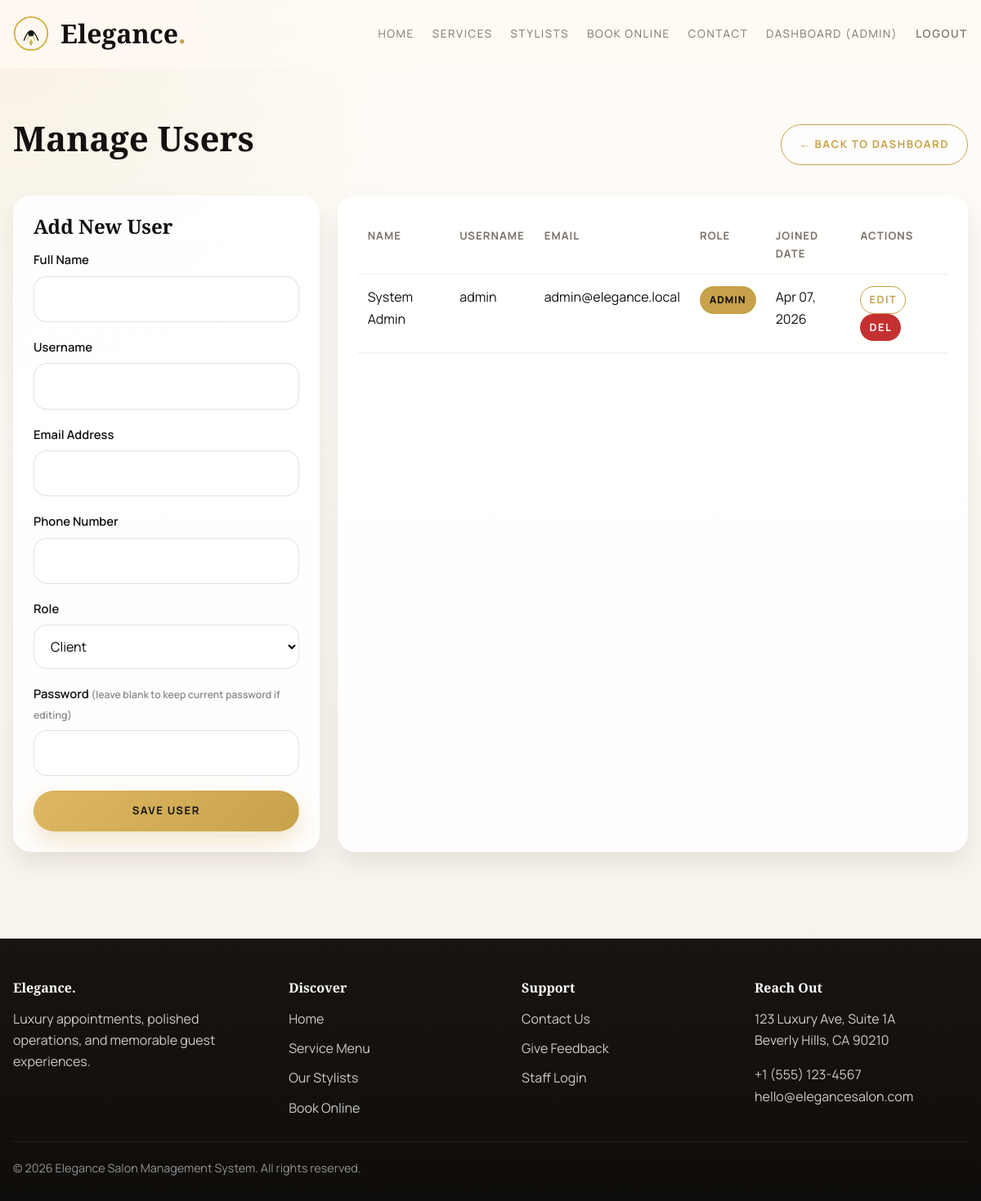
/admin/manage_users.php (signed in), run on the app's committed database.
### tables this page shows
CREATE TABLE IF NOT EXISTS `users` (
  `id` INT AUTO_INCREMENT PRIMARY KEY,
  `name` VARCHAR(100) NOT NULL,
  `username` VARCHAR(100) DEFAULT NULL,
  `email` VARCHAR(100) NOT NULL UNIQUE,
  `phone` VARCHAR(20),
  `password` VARCHAR(255) NOT NULL,
  `role` ENUM('admin', 'receptionist', 'stylist', 'client') DEFAULT 'client',
  `avatar` VARCHAR(255) DEFAULT NULL,
  `created_at` TIMESTAMP DEFAULT CURRENT_TIMESTAMP
);

### admin/manage_users.php (the view, shortened to what this page needs)
<?php
require_once '../includes/db.php';
$users = $pdo->query("SELECT id, name, username, email, phone, role, created_at FROM users ORDER BY created_at DESC")->fetchAll();
include '../includes/header.php';
?>
<div class="container py-2">
    <div class="flex flex-between mb-2">
        <h2>Manage Users</h2>
        <a href="/salon-management/admin/dashboard.php" class="btn btn-outline-gold">&larr; Back to Dashboard</a>
    </div>
    <div class="dashboard-grid">
        <div class="form-card" style="margin-top:0;">
            <h3 class="mb-1" id="form-title">Add New User</h3>
            <form action="manage_users.php" method="POST">
                <div class="form-group">
                    <label>Full Name</label>
                    <input type="text" name="name" id="name" class="form-control" required>
                </div>
                <div class="form-group">
                    <label>Username</label>
                    <input type="text" name="username" id="username" class="form-control" required>
                </div>
                <div class="form-group">
                    <label>Email Address</label>
                    <input type="email" name="email" id="email" class="form-control" required>
                </div>
                <div class="form-group">
                    <label>Phone Number</label>
                    <input type="text" name="phone" id="phone" class="form-control">
                </div>
                <div class="form-group">
                    <label>Role</label>
                    <select name="role" id="role" class="form-control" required>
                        <option value="client">Client</option>
                    </select>
                </div>
                <div class="form-group">
                    <label>Password <small style="color: #888;">(leave blank to keep current password if editing)</small></label>
                    <input type="password" name="password" id="password" class="form-control">
                </div>
                <button type="submit" class="btn btn-primary" style="width: 100%;">Save User</button>
            </form>
        </div>
        <div class="table-responsive" style="grid-column: span 2;">
            <table class="table">
                <thead>
                    <tr>
                        <th>Name</th>
                        <th>Username</th>
                        <th>Email</th>
                        <th>Role</th>
                        <th>Joined Date</th>
                        <th>Actions</th>
                    </tr>
                </thead>
                <tbody>
                    <?php foreach ($users as $u): ?>
                    <tr>
                        <td><?php echo htmlspecialchars($u['name']); ?></td>
                        <td><?php echo htmlspecialchars($u['username'] ?? '-'); ?></td>
                        <td><?php echo htmlspecialchars($u['email']); ?></td>
                        <td><span class="badge" style="background:var(--color-primary);color:var(--color-black);"><?php echo htmlspecialchars(ucfirst($u['role'])); ?></span></td>
                        <td><?php echo date('M d, Y', strtotime($u['created_at'])); ?></td>
                        <td>
                            <button onclick="editUser(<?php echo $u['id']; ?>, '<?php echo addslashes(htmlspecialchars($u['name'])); ?>', '<?php echo addslashes(htmlspecialchars($u['username'])); ?>', '<?php echo addslashes(htmlspecialchars($u['email'])); ?>', '<?php echo addslashes(htmlspecialchars($u['phone'])); ?>', '<?php echo $u['role']; ?>')" class="btn btn-outline-gold" style="padding: 5px 10px; font-size: 0.8rem;">Edit</button>
                            <a href="manage_users.php?delete=<?php echo $u['id']; ?>" class="btn btn-danger" style="padding: 5px 10px; font-size: 0.8rem;" onclick="return confirm('Are you sure you want to delete this user?');">Del</a>
                        </td>
                    </tr>
                    <?php endforeach; ?>
                </tbody>
            </table>
        </div>
    </div>
</div>
<?php include '../includes/footer.php'; ?>

### assets/css/style.css (style rules this page uses)
:root { --color-primary: #c8a24a; --color-primary-dark: #ab8330; --color-black: #131110; --color-dark: #1c1816; --color-panel: #211d1a; --color-cream: #f8f2e8; --color-muted: #7a7269; --color-border: rgba(200, 162, 74, 0.18); --color-white: #ffffff; --color-success: #2f855a; --color-danger: #c53030; --color-info: #2b6cb0; --font-heading: 'Cormorant Garamond', serif; --font-body: 'Manrope', sans-serif; --shadow-sm: 0 14px 30px rgba(15, 11, 8, 0.08); --shadow-lg: 0 28px 70px rgba(15, 11, 8, 0.18); --radius: 22px; --transition: 0.28s ease; }
* { margin: 0; padding: 0; box-sizing: border-box; }
html { scroll-behavior: smooth; }
body { font-family: var(--font-body); color: var(--color-black); background: radial-gradient(circle at top left, rgba(200, 162, 74, 0.12), transparent 28%), linear-gradient(180deg, #fffdf9 0%, #f6f0e8 100%); line-height: 1.65; min-height: 100vh; }
h1, h2, h3, h4, h5, h6 { font-family: var(--font-heading); font-weight: 700; line-height: 1.05; margin-bottom: 1rem; }
h2 { font-size: clamp(2rem, 3.5vw, 3.4rem); }
h3 { font-size: clamp(1.35rem, 2vw, 2rem); }
a { text-decoration: none; color: inherit; transition: color var(--transition), transform var(--transition), background-color var(--transition), border-color var(--transition), box-shadow var(--transition), opacity var(--transition); }
button, input, select, textarea { font: inherit; }
.container { width: min(1180px, calc(100% - 32px)); margin: 0 auto; }
.section-shell, .py-2, .py-5 { padding: 64px 0; }
.mb-1 { margin-bottom: 1rem; }
.mb-2 { margin-bottom: 2rem; }
.flex { display: flex; }
.flex-between { justify-content: space-between; align-items: center; gap: 16px; }
.btn { display: inline-flex; justify-content: center; align-items: center; gap: 10px; padding: 13px 22px; border-radius: 999px; border: 1px solid transparent; cursor: pointer; text-transform: uppercase; letter-spacing: 0.12em; font-size: 0.82rem; font-weight: 700; }
.btn-primary { background: linear-gradient(135deg, #ddb861, var(--color-primary)); color: var(--color-black); box-shadow: 0 12px 28px rgba(200, 162, 74, 0.28); }
.btn-outline-gold { border-color: var(--color-primary); color: var(--color-primary); background: rgba(255, 255, 255, 0.65); }
.btn-danger { background: var(--color-danger); color: var(--color-white); }
.lux-grid, .dashboard-grid { display: grid; grid-template-columns: repeat(3, minmax(0, 1fr)); gap: 22px; }
.lux-card, .stat-card, .form-card, .table-responsive, .calendar-panel, .detail-card, .schedule-card { background: rgba(255, 255, 255, 0.88); border: 1px solid rgba(255, 255, 255, 0.9); border-radius: var(--radius); padding: 24px; box-shadow: var(--shadow-sm); }
.form-card form, .booking-layout, .profile-stack { display: grid; gap: 18px; }
.form-group { display: grid; gap: 8px; }
.form-group label { font-size: 0.92rem; font-weight: 600; }
.form-control { width: 100%; border: 1px solid rgba(19, 17, 16, 0.12); background: rgba(255, 255, 255, 0.92); border-radius: 16px; padding: 14px 16px; outline: 0; transition: border-color var(--transition), box-shadow var(--transition); }
.table-responsive { overflow-x: auto; }
.table { width: 100%; border-collapse: collapse; }
.table th, .table td { padding: 14px 12px; border-bottom: 1px solid rgba(19, 17, 16, 0.08); text-align: left; vertical-align: top; }
.table th { color: var(--color-muted); font-size: 0.82rem; text-transform: uppercase; letter-spacing: 0.08em; }
.badge { display: inline-flex; align-items: center; border-radius: 999px; padding: 7px 12px; font-size: 0.76rem; font-weight: 800; text-transform: uppercase; letter-spacing: 0.08em; }

### data on the page
users: name "System Admin", username "admin", email "admin@elegance.local", role "ADMIN", created_at "Apr 07, 2026"

### other printed values
$role "ADMIN"
